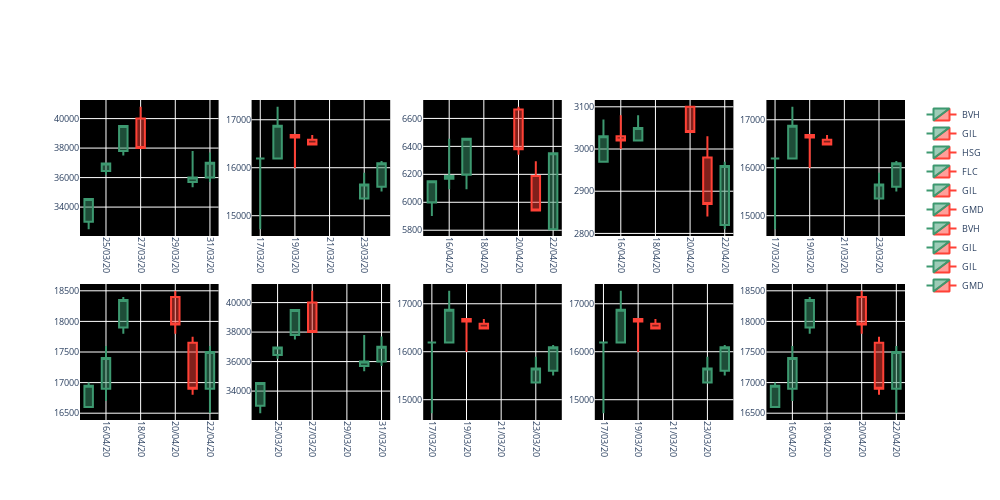

Source (notebook cell):
### Code cell
# sample_plot("High Price Gapping Play",3)

sample_plot("Bullish Belt Hold",5)

### Figure 1 — Plotly figure (JSON) as saved in the notebook; plotly's stock layout.template omitted (floating-point values rounded to 4 significant figures)
{"data": [{"close": [34550, 36950, 39500, 38000, 36000, 37000], "high": [34550, 36950, 39500, 40800, 37800, 37700], "low": [32500, 36200, 37500, 38000, 35350, 35700], "name": "BVH", "open": [33000, 36450, 37800, 40000, 35700, 36000], "type": "candlestick", "x": ["2020-03-24T00:00:00", "2020-03-25T00:00:00", "2020-03-26T00:00:00", "2020-03-27T00:00:00", "2020-03-30T00:00:00", "2020-03-31T00:00:00"], "xaxis": "x", "yaxis": "y"}, {"close": [16190.0, 16880.0, 16630.0, 16485, 15650.0, 16090.0], "high": [16190.0, 17270, 16680.0, 16680.0, 15900.0, 16140.0], "low": [14720.0, 16190.0, 15990.0, 16485, 15360.0, 15500.0], "name": "GIL", "open": [16190.0, 16190.0, 16680.0, 16580.0, 15360.0, 15600.0], "type": "candlestick", "x": ["2020-03-17T00:00:00", "2020-03-18T00:00:00", "2020-03-19T00:00:00", "2020-03-20T00:00:00", "2020-03-23T00:00:00", "2020-03-24T00:00:00"], "xaxis": "x2", "yaxis": "y2"}, {"close": [6150.0, 6188.0, 6455.0, 6379.0, 5941.0, 6350.0], "high": [6150.0, 6455.0, 6455.0, 6683.0, 6293.0, 6350.0], "low": [5903.0, 6093.0, 6093.0, 6340.0, 5941.0, 5807.0], "name": "HSG", "open": [5998.0, 6169.0, 6198.0, 6664.0, 6188.0, 5807.0], "type": "candlestick", "x": ["2020-04-15T00:00:00", "2020-04-16T00:00:00", "2020-04-17T00:00:00", "2020-04-20T00:00:00", "2020-04-21T00:00:00", "2020-04-22T00:00:00"], "xaxis": "x3", "yaxis": "y3"}, {"close": [3030, 3020, 3050, 3040, 2870, 2960], "high": [3070, 3080, 3080, 3100, 3030, 2970], "low": [2970, 3000, 3020, 3040, 2840, 2810], "name": "FLC", "open": [2970, 3030, 3020, 3100, 2980, 2820], "type": "candlestick", "x": ["2020-04-15T00:00:00", "2020-04-16T00:00:00", "2020-04-17T00:00:00", "2020-04-20T00:00:00", "2020-04-21T00:00:00", "2020-04-22T00:00:00"], "xaxis": "x4", "yaxis": "y4"}, {"close": [16190.0, 16880.0, 16630.0, 16485, 15650.0, 16090.0], "high": [16190.0, 17270, 16680.0, 16680.0, 15900.0, 16140.0], "low": [14720.0, 16190.0, 15990.0, 16485, 15360.0, 15500.0], "name": "GIL", "open": [16190.0, 16190.0, 16680.0, 16580.0, 15360.0, 15600.0], "type": "candlestick", "x": ["2020-03-17T00:00:00", "2020-03-18T00:00:00", "2020-03-19T00:00:00", "2020-03-20T00:00:00", "2020-03-23T00:00:00", "2020-03-24T00:00:00"], "xaxis": "x5", "yaxis": "y5"}, {"close": [16950, 17400, 18350, 17950, 16900, 17500], "high": [17000, 17600, 18400, 18500, 17750, 17600], "low": [16600, 16700, 17800, 17800, 16800, 16500], "name": "GMD", "open": [16600, 16900, 17900, 18400, 17650, 16900], "type": "candlestick", "x": ["2020-04-15T00:00:00", "2020-04-16T00:00:00", "2020-04-17T00:00:00", "2020-04-20T00:00:00", "2020-04-21T00:00:00", "2020-04-22T00:00:00"], "xaxis": "x6", "yaxis": "y6"}, {"close": [34550, 36950, 39500, 38000, 36000, 37000], "high": [34550, 36950, 39500, 40800, 37800, 37700], "low": [32500, 36200, 37500, 38000, 35350, 35700], "name": "BVH", "open": [33000, 36450, 37800, 40000, 35700, 36000], "type": "candlestick", "x": ["2020-03-24T00:00:00", "2020-03-25T00:00:00", "2020-03-26T00:00:00", "2020-03-27T00:00:00", "2020-03-30T00:00:00", "2020-03-31T00:00:00"], "xaxis": "x7", "yaxis": "y7"}, {"close": [16190.0, 16880.0, 16630.0, 16485, 15650.0, 16090.0], "high": [16190.0, 17270, 16680.0, 16680.0, 15900.0, 16140.0], "low": [14720.0, 16190.0, 15990.0, 16485, 15360.0, 15500.0], "name": "GIL", "open": [16190.0, 16190.0, 16680.0, 16580.0, 15360.0, 15600.0], "type": "candlestick", "x": ["2020-03-17T00:00:00", "2020-03-18T00:00:00", "2020-03-19T00:00:00", "2020-03-20T00:00:00", "2020-03-23T00:00:00", "2020-03-24T00:00:00"], "xaxis": "x8", "yaxis": "y8"}, {"close": [16190.0, 16880.0, 16630.0, 16485, 15650.0, 16090.0], "high": [16190.0, 17270, 16680.0, 16680.0, 15900.0, 16140.0], "low": [14720.0, 16190.0, 15990.0, 16485, 15360.0, 15500.0], "name": "GIL", "open": [16190.0, 16190.0, 16680.0, 16580.0, 15360.0, 15600.0], "type": "candlestick", "x": ["2020-03-17T00:00:00", "2020-03-18T00:00:00", "2020-03-19T00:00:00", "2020-03-20T00:00:00", "2020-03-23T00:00:00", "2020-03-24T00:00:00"], "xaxis": "x9", "yaxis": "y9"}, {"close": [16950, 17400, 18350, 17950, 16900, 17500], "high": [17000, 17600, 18400, 18500, 17750, 17600], "low": [16600, 16700, 17800, 17800, 16800, 16500], "name": "GMD", "open": [16600, 16900, 17900, 18400, 17650, 16900], "type": "candlestick", "x": ["2020-04-15T00:00:00", "2020-04-16T00:00:00", "2020-04-17T00:00:00", "2020-04-20T00:00:00", "2020-04-21T00:00:00", "2020-04-22T00:00:00"], "xaxis": "x10", "yaxis": "y10"}], "layout": {"clickmode": "select", "font": {"size": 9}, "height": 500, "hovermode": "closest", "plot_bgcolor": "#000000", "width": 1000, "xaxis": {"anchor": "y", "domain": [0, 0.168], "rangeslider": {"autorange": true, "visible": false}, "tickangle": 90, "tickformat": "%d/%m/%y", "type": "date"}, "xaxis10": {"anchor": "y10", "domain": [0.832, 1], "rangeslider": {"autorange": true, "visible": false}, "tickangle": 90, "tickformat": "%d/%m/%y", "type": "date"}, "xaxis2": {"anchor": "y2", "domain": [0.208, 0.376], "rangeslider": {"autorange": true, "visible": false}, "tickangle": 90, "tickformat": "%d/%m/%y", "type": "date"}, "xaxis3": {"anchor": "y3", "domain": [0.416, 0.584], "rangeslider": {"autorange": true, "visible": false}, "tickangle": 90, "tickformat": "%d/%m/%y", "type": "date"}, "xaxis4": {"anchor": "y4", "domain": [0.624, 0.792], "rangeslider": {"autorange": true, "visible": false}, "tickangle": 90, "tickformat": "%d/%m/%y", "type": "date"}, "xaxis5": {"anchor": "y5", "domain": [0.832, 1], "rangeslider": {"autorange": true, "visible": false}, "tickangle": 90, "tickformat": "%d/%m/%y", "type": "date"}, "xaxis6": {"anchor": "y6", "domain": [0, 0.168], "rangeslider": {"autorange": true, "visible": false}, "tickangle": 90, "tickformat": "%d/%m/%y", "type": "date"}, "xaxis7": {"anchor": "y7", "domain": [0.208, 0.376], "rangeslider": {"autorange": true, "visible": false}, "tickangle": 90, "tickformat": "%d/%m/%y", "type": "date"}, "xaxis8": {"anchor": "y8", "domain": [0.416, 0.584], "rangeslider": {"autorange": true, "visible": false}, "tickangle": 90, "tickformat": "%d/%m/%y", "type": "date"}, "xaxis9": {"anchor": "y9", "domain": [0.624, 0.792], "rangeslider": {"autorange": true, "visible": false}, "tickangle": 90, "tickformat": "%d/%m/%y", "type": "date"}, "yaxis": {"anchor": "x", "domain": [0.575, 1], "tickformat": ".0f"}, "yaxis10": {"anchor": "x10", "domain": [0, 0.425], "tickformat": ".0f"}, "yaxis2": {"anchor": "x2", "domain": [0.575, 1], "tickformat": ".0f"}, "yaxis3": {"anchor": "x3", "domain": [0.575, 1], "tickformat": ".0f"}, "yaxis4": {"anchor": "x4", "domain": [0.575, 1], "tickformat": ".0f"}, "yaxis5": {"anchor": "x5", "domain": [0.575, 1], "tickformat": ".0f"}, "yaxis6": {"anchor": "x6", "domain": [0, 0.425], "tickformat": ".0f"}, "yaxis7": {"anchor": "x7", "domain": [0, 0.425], "tickformat": ".0f"}, "yaxis8": {"anchor": "x8", "domain": [0, 0.425], "tickformat": ".0f"}, "yaxis9": {"anchor": "x9", "domain": [0, 0.425], "tickformat": ".0f"}}}
